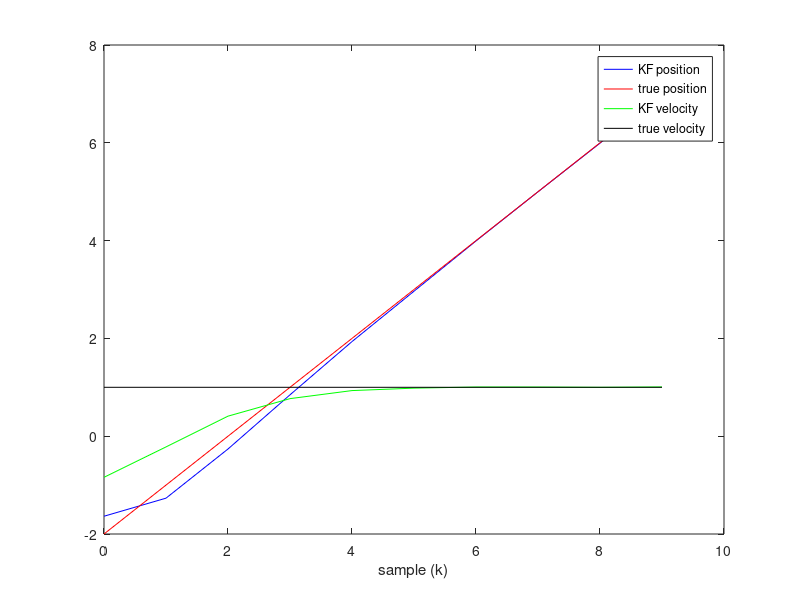

MATLAB code to generate this figure:
%temp_velKF
% constants
close all

dT = 1;
T=11;
% set up desired trajectory

t = [0:dT:9]';
LL=length(dT);
posd = 1-cos(pi*t);
veld = t*0+1;
accd = pi^2*cos(pi*t);
postrue = posd*0;
veltrue = posd*0;
measurement = posd*0;
torque = posd*0;
pose = posd*0;
vele = posd*0;
posd=[-2 -1 0 1 2 3 4 5 6 7]'

% for ii = 1:1:LL
% posd(ii) = 0;
% veld(ii) = 0;
% accd(ii) = 0;
% end


% Show how differentiation blows up noise

mpos = posd + 0.01*randn(size(posd));
plot(t,mpos)
title('position with added noise')
xlabel('sample (100Hz)')


% plot(t,diffxy(t,mpos))                  
hold
plot(t,veld,'r')
hold
legend('differentiated position','true velocity')
xlabel('sample (100Hz)')
% Create idealized system to match filter assumptions
% state is (position, velocity)'
% We are assuming Q, R, and P0 to be diagonal

A = [ 1 1
      0 1 ]

B = [ 0
      0 ]

C = [ 1 0 ]

% process variance
Q = [ 1 0
      0 1]
% sensor nose variance
R = [ 1]

% initial state estimate variance
P0 = [ 5 0
       0 5]

% % % % Create some data
% % % state = [ sqrt(P0(1,1))*randn(1)
% % %           sqrt(P0(2,2))*randn(1) ];
% % % for ii = 1:length(posd)
% % %  postrue(ii) = state(1);
% % %  veltrue(ii) = state(2);
% % %  % simulate noisy measurement
% % %  measurement(ii) = C*state + sqrt(R(1,1))*randn(1);
% % %  torque(ii) = accd(ii);
% % %  process_noise = [ sqrt(Q(1,1))*randn(1)
% % %                    sqrt(Q(2,2))*randn(1) ];
% % %  state = A*state + B*accd(ii) + process_noise;
% % % end

postrue = posd;
veltrue = veld;
measurement = mpos;
torque = accd;



% Design filter
% Note that we can design filter in advance of seeing the data.
% % % Pm = P0;
% % % for ii = 1:1000
% % %  % measurement step
% % %  S = C*Pm*C' + R;
% % %  K = Pm*C'*inv(S);
% % %  Pp = Pm - K*C*Pm;
% % %  % prediction step
% % %  Pm = A*Pp*A' + Q;
% % % end
% % % 
% % % % Run the filter to create example output
% % % sem = [ 0 0 ]'
% % % for ii = 1:length(posd)
% % %  % measurement step
% % %  sep = sem + K*(measurement(ii)-C*sem);
% % %  pose(ii) = sep(1);
% % %  vele(ii) = sep(2);	   
% % %  % prediction step
% % %  sem = A*sep + B*torque(ii);
% % % end

a=zeros(2,10)
b=zeros(1,10)
c=zeros(1,10)
d=zeros(1,10)
e=zeros(1,10)

Pm = P0;
for ii = 1:10
 % measurement step
 S = C*Pm*C' + R;
 K = Pm*C'*inv(S);
 Pp = Pm - K*C*Pm;
 % prediction step
 Pm = A*Pp*A' + Q;
 a(:,ii) = K;
 b(ii)=Pm(1,1);
 c(ii)=Pm(1,2);
 d(ii)=Pm(2,1);
 e(ii)=Pm(2,2);

 disp(num2str(Pm'))
 disp('')
end

% Run the filter to create example output
sem = [ 0 0 ]'
for ii = 1:length(posd)
 % measurement step
 sep = sem + K*(measurement(ii)-C*sem);
 pose(ii) = sep(1);
 vele(ii) = sep(2);	   
 % prediction step
 sem = A*sep + B*torque(ii);
end



% Let's plot the Kalman filter output
ii = 1:length(pose);
plot(t,pose,'b',t,postrue,'r')
hold on
% plot(t,measurement,'b',t,postrue,'r')
plot(t,vele,'g',t,veltrue,'k')
legend('KF position','true position','KF velocity','true velocity')
xlabel('sample (k)')
return
% Let's compare to directly filtering the output.
vel1 = diff( measurement )/dT;
% get length right
vel1(length(veltrue)) = 0;
plot(t,ii,vel1,'b-.',ii,vele,'r')

% How well can we do with a first order filter?
[B,A]=butter(1,0.1);
vel2 = filter(B,A,vel1);
%plot(t,ii,vel2,'b',ii,veltrue,'m',ii,vele,'r')
plot(t,ii,vel2,'b',ii,veltrue,'r')
legend('1st order filtered velocity','true velocity')
xlabel('sample (100Hz)')
